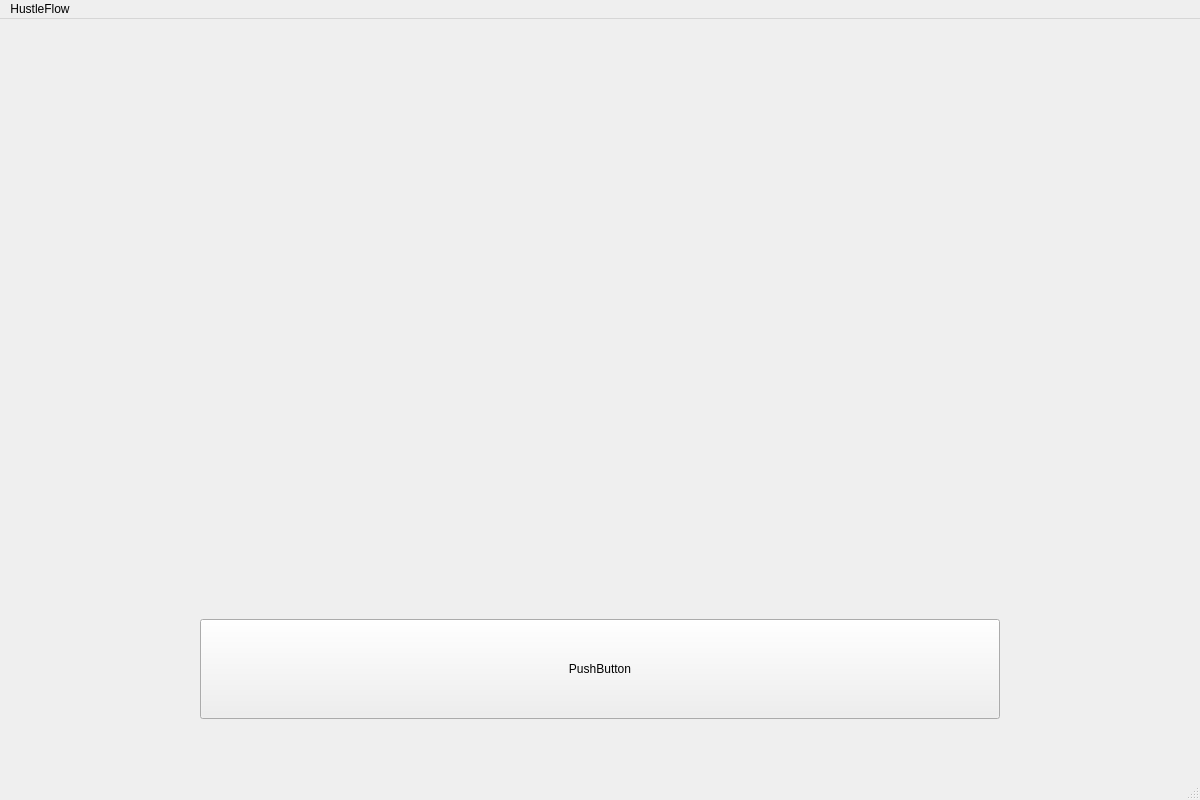
<?xml version="1.0" encoding="UTF-8"?>
<ui version="4.0">
 <class>ContentView</class>
 <widget class="QMainWindow" name="ContentView">
  <property name="geometry">
   <rect>
    <x>0</x>
    <y>0</y>
    <width>1200</width>
    <height>800</height>
   </rect>
  </property>
  <property name="windowTitle">
   <string>ContentView</string>
  </property>
  <widget class="QWidget" name="centralwidget">
   <widget class="QPushButton" name="pushButton">
    <property name="geometry">
     <rect>
      <x>200</x>
      <y>600</y>
      <width>800</width>
      <height>100</height>
     </rect>
    </property>
    <property name="minimumSize">
     <size>
      <width>701</width>
      <height>81</height>
     </size>
    </property>
    <property name="text">
     <string>PushButton</string>
    </property>
   </widget>
  </widget>
  <widget class="QStatusBar" name="statusbar"/>
  <widget class="QMenuBar" name="menubar">
   <property name="geometry">
    <rect>
     <x>0</x>
     <y>0</y>
     <width>1200</width>
     <height>21</height>
    </rect>
   </property>
   <widget class="QMenu" name="menuHustleFlow">
    <property name="title">
     <string>HustleFlow</string>
    </property>
   </widget>
   <addaction name="menuHustleFlow"/>
  </widget>
 </widget>
 <resources/>
 <connections/>
</ui>
